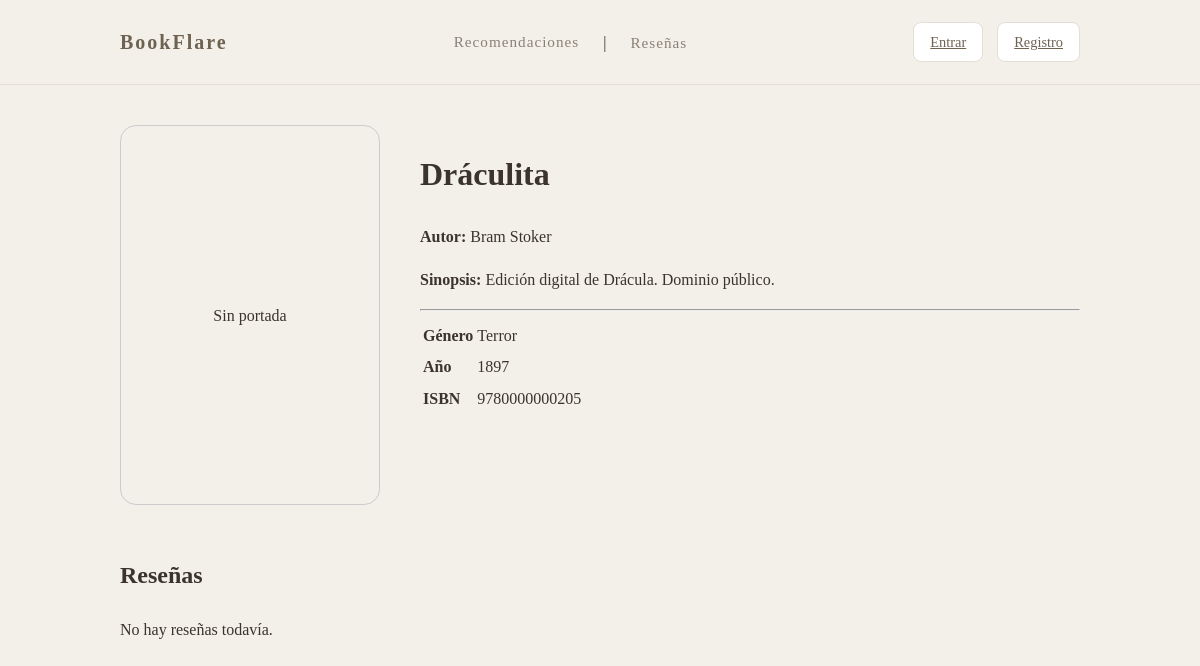
The app's page /libros/9780000000205/, older data.
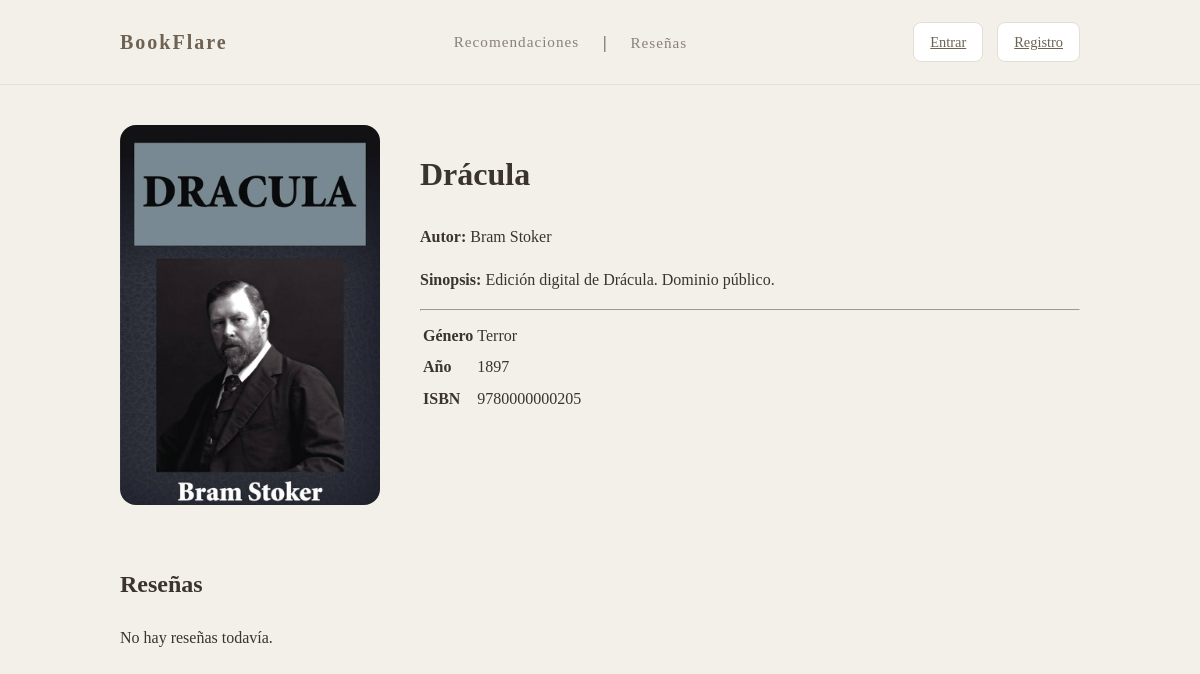
The same page, newer data.
### books/models.py (models this page shows, shortened)
class Libro(models.Model):
    isbn = models.CharField(max_length=13, primary_key=True)
    titulo = models.CharField(max_length=200)
    autor = models.CharField(max_length=100)
    genero = models.CharField(max_length=50) #sirve para filtrar por categorias
    descripcion = models.TextField(blank=True)
    anio = models.PositiveIntegerField()
    portada = models.ImageField(upload_to='portadas/', blank=True)
    archivo_digital = models.FileField(upload_to='libros_digitales/', help_text="Archivo del libro (.pdf, .html, etc)")
    visitas_totales = models.PositiveIntegerField(default=0)
    class Meta:
        verbose_name = "Libro Digital"
        verbose_name_plural = "Libros Digitales"
        ordering = ["-visitas_totales"] #ordenados por popularidad

### books/views.py (the view, shortened to what this page needs)
# urls.py: path("libros/<str:isbn>/", LibroDetailView.as_view(), name="libro_detalle"),
class LibroDetailView(DetailView):
    model = Libro
    template_name = "books/libro_detail.html"
    context_object_name = "libro"
    slug_field = "isbn"
    slug_url_kwarg = "isbn"
    def get_context_data(self, **kwargs):
        context = super().get_context_data(**kwargs)
        libro = self.object
        user = self.request.user
        resenas = (
            Reseña.objects
            .filter(libro=libro)
            .select_related("usuario")
            .order_by("-creada_en")
        )
        context["resenas"] = resenas
        context["media_rating"] = resenas.aggregate(media=Avg("rating"))["media"]
        inventario = Inventario.objects.filter(libro=libro).first()
        context["inventario"] = inventario
        prestamo = None
        if user.is_authenticated:
            prestamo = Prestamo.objects.filter(
                usuario=user,
                inventario__libro=libro,
                estado=Prestamo.Estado.ACTIVO
            ).first()
        context["prestamo"] = prestamo
        puede_pedir = True
        context["puede_pedir"] = puede_pedir
        puede_resenar = False
        context["puede_resenar"] = puede_resenar
        return context

### books/templates/books/libro_detail.html (shortened to what this page needs)
{% extends "base.html" %}
{% block content %}
<div style="max-width:1100px; margin:40px auto;">
    <div style="display:grid; grid-template-columns:260px 1fr; gap:40px;">
        <div>
            {% if libro.portada %}
                <img src="{% url 'ver_portada' libro.isbn %}"
                    style="width:100%; height:380px; object-fit:cover; border-radius:16px;">
            {% else %}
                <div style="height:380px; display:flex; align-items:center; justify-content:center; border:1px solid #ccc; border-radius:16px;">
                    Sin portada
                </div>
            {% endif %}
        </div>
        <div>
            <h1>{{ libro.titulo }}</h1>
            <p><b>Autor:</b> {{ libro.autor }}</p>
            <p><b>Sinopsis:</b> {{ libro.descripcion }}</p>
            <hr>
            <table>
                <tr>
                    <td><strong>Género</strong></td>
                    <td>{{ libro.genero }}</td>
                </tr>
                <tr>
                    <td><strong>Año</strong></td>
                    <td>{{ libro.anio }}</td>
                </tr>
                <tr>
                    <td><strong>ISBN</strong></td>
                    <td>{{ libro.isbn }}</td>
                </tr>
            </table>
        </div>
    </div>
    <div style="margin-top:50px;">
        <h2>Reseñas</h2>
        {% if resenas %}
            {% for r in resenas %}
                <div style="margin-bottom:20px; padding:15px; border:1px solid #ddd; border-radius:10px;">
                    <strong>{{ r.usuario.username }}</strong>
                    <span> · {{ r.creada_en|date:"d/m/Y" }}</span>
                    <div>
                        {% for i in "12345" %}
                            {% if forloop.counter <= r.rating %}
                                ⭐
                            {% else %}
                                ☆
                            {% endif %}
                        {% endfor %}
                    </div>
                    {% if r.comentario %}
                        <p>{{ r.comentario }}</p>
                    {% endif %}
                </div>
            {% endfor %}
        {% else %}
            <p>No hay reseñas todavía.</p>
        {% endif %}
    </div>
</div>
{% endblock %}

Row changes from the older to the newer data that the page shows:
changed Libro "Bram Stoker": isbn: picture added; titulo "Dráculita" → "Drácula"
Text that changed along with them:
text no longer shown: "Sin portada"
